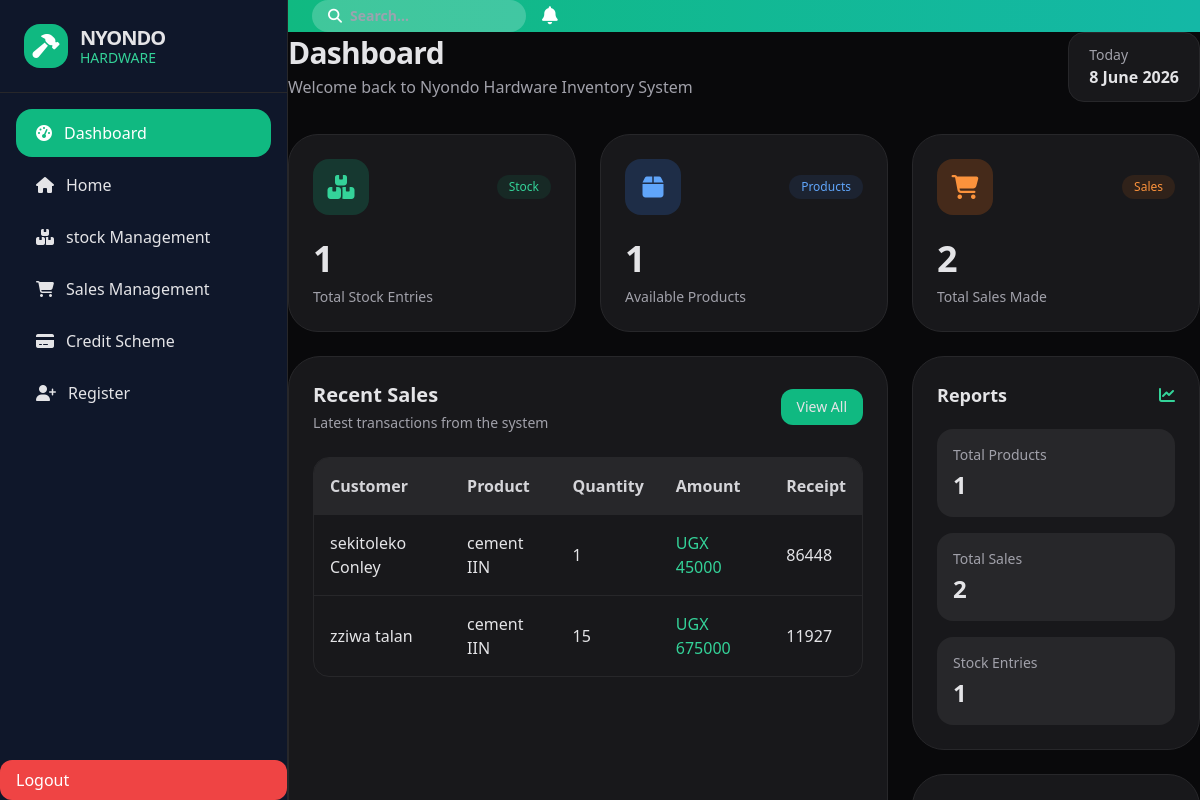
Before: /dashboard/ (signed in) with the older database file.
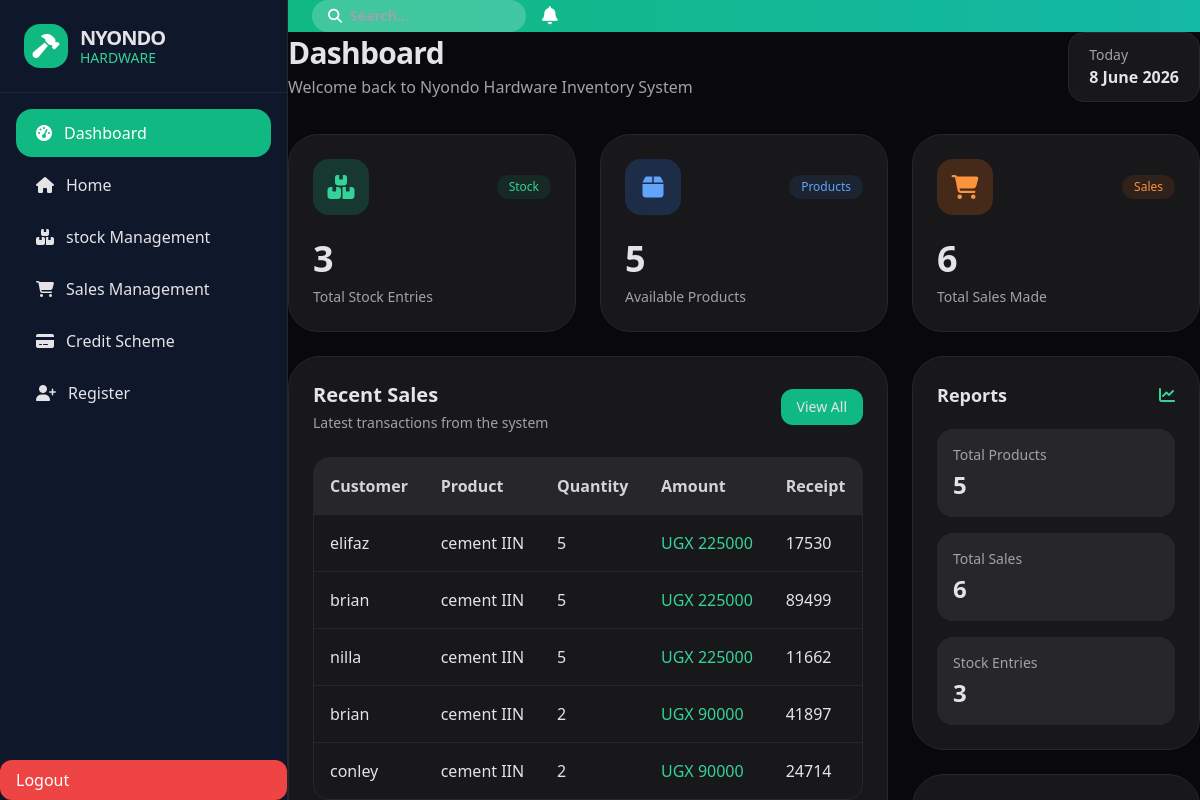
After: the same page with the newer database file.
### nyondo_app/models.py (models this page shows, shortened)
class Sales (models.Model):
  customer = models.CharField(max_length=50,null=True)
  product_name = models.ForeignKey(Products,on_delete=models.CASCADE)
  categories = models.ForeignKey(Categories ,on_delete=models.CASCADE)
  quantity = models.IntegerField()
  unit_price = models.IntegerField()
  total_amount = models.CharField(max_length=50)
  date = models.DateField(auto_now_add=True)
  amount_paid = models.IntegerField()
  balance = models.DecimalField(max_digits=10 , decimal_places=3)
  receipt =models.CharField(max_length= 100)
  receipt_number = models.IntegerField(unique=True)
  transport_needed = models.BooleanField(default=False)
  distance = models.IntegerField(default=0)
  transport_fee = models.IntegerField(default=0)

class Products (models.Model):
  product_name = models.CharField(max_length=50 ,default=0 )
  size = models.CharField(max_length= 20)
  unit_cost = models.IntegerField()
  unit_price = models.IntegerField()
  quantity = models.IntegerField()
  categories = models.ForeignKey(Categories, on_delete= models.CASCADE, )
  def __str__(self):
    return self.product_name

### nyondo_app/views.py (the view)
# urls.py: path('dashboard/',views.dashboard, name='dashboard'),
@login_required
def dashboard(request):
    if request.user.role not in [
        "overall_manager",
        "store_manager"
    ]:
        return redirect("login")
    total_products = Products.objects.count()
    total_stock = Stock.objects.count()
    total_sales = Sales.objects.count()
    recent_sales = Sales.objects.all().order_by("-id")[:5]
    low_stock_products = Products.objects.filter(quantity__lt=5)
    total_revenue = Sales.objects.aggregate(
        Sum("total_amount")
    )["total_amount__sum"] or 0
    context = {
        "total_products": total_products,
        "total_stock": total_stock,
        "total_sales": total_sales,
        "recent_sales": recent_sales,
        "low_stock_products": low_stock_products,
        "total_revenue": total_revenue,
    }
    return render(request, "dashboard.html", context)

### nyondo_app/templates/dashboard.html (shortened to what the changed rows need)
{% extends 'base.html' %}
{% block content %}
<div class="flex items-center justify-between mb-8">
    <div>
        <h1 class="text-3xl font-bold tracking-tight">
            Dashboard
        </h1>
    </div>
</div>
<div class="grid grid-cols-12 gap-6 mb-6">
    <div class="col-span-4 bg-zinc-900 p-6 rounded-[30px] border border-zinc-800">
        <div class="flex items-center justify-between mb-6">
            <div class="w-14 h-14 rounded-2xl bg-emerald-500/20 flex items-center justify-center">
            </div>
            <span class="text-xs bg-emerald-500/10 text-emerald-400 px-3 py-1 rounded-xl">
            </span>
        </div>
        <h2 class="text-4xl font-black">
            {{ total_stock }}
        </h2>
        <p class="text-zinc-400 mt-2 text-sm">
            Total Stock Entries
        </p>
    </div>
    <div class="col-span-4 bg-zinc-900 p-6 rounded-[30px] border border-zinc-800">
        <div class="flex items-center justify-between mb-6">
            <div class="w-14 h-14 rounded-2xl bg-blue-500/20 flex items-center justify-center">
            </div>
            <span class="text-xs bg-blue-500/10 text-blue-400 px-3 py-1 rounded-xl">
            </span>
        </div>
        <h2 class="text-4xl font-black">
            {{ total_products }}
        </h2>
        <p class="text-zinc-400 mt-2 text-sm">
            Available Products
        </p>
    </div>
    <div class="col-span-4 bg-zinc-900 p-6 rounded-[30px] border border-zinc-800">
        <div class="flex items-center justify-between mb-6">
            <div class="w-14 h-14 rounded-2xl bg-orange-500/20 flex items-center justify-center">
            </div>
            <span class="text-xs bg-orange-500/10 text-orange-400 px-3 py-1 rounded-xl">
            </span>
        </div>
        <h2 class="text-4xl font-black">
            {{ total_sales }}
        </h2>
        <p class="text-zinc-400 mt-2 text-sm">
            Total Sales Made
        </p>
    </div>
</div>
<div class="grid grid-cols-12 gap-6">
    <div class="col-span-8 bg-zinc-900 rounded-[32px] p-6 border border-zinc-800">
        <div class="flex items-center justify-between mb-6">
            <div>
                <h2 class="text-xl font-semibold">
                    Recent Sales
                </h2>
            </div>
        </div>
        <div class="overflow-hidden rounded-2xl border border-zinc-800">
            <table class="w-full">
                <thead class="bg-zinc-800 text-zinc-300">
                    <tr>
                        <th class="p-4 text-left">Customer</th>
                        <th class="p-4 text-left">Product</th>
                        <th class="p-4 text-left">Quantity</th>
                        <th class="p-4 text-left">Amount</th>
                        <th class="p-4 text-left">Receipt</th>
                    </tr>
                </thead>
                <tbody>
                    {% for sale in recent_sales %}
                    <tr class="border-t border-zinc-800 hover:bg-zinc-800/40">
                        <td class="p-4">
                            {{ sale.customer }}
                        </td>
                        <td class="p-4">
                            {{ sale.product_name }}
                        </td>
                        <td class="p-4">
                            {{ sale.quantity }}
                        </td>
                        <td class="p-4 text-emerald-400">
                            UGX {{ sale.total_amount }}
                        </td>
                        <td class="p-4">
                            {{ sale.receipt_number }}
                        </td>
                    </tr>
                    {% empty %}
                    <tr>
                        <td colspan="5" class="p-6 text-center text-zinc-400">
                            No sales available
                        </td>
                    </tr>
                    {% endfor %}
                </tbody>
            </table>
        </div>
    </div>
    <div class="col-span-4 space-y-6">
        <div class="bg-zinc-900 rounded-[32px] p-6 border border-zinc-800">
            <div class="flex items-center justify-between mb-5">
                <h2 class="text-lg font-semibold">
                    Reports
                </h2>
            </div>
            <div class="space-y-4">
                <div class="bg-zinc-800 p-4 rounded-2xl">
                    <p class="text-sm text-zinc-400 mb-1">
                        Total Products
                    </p>
                    <h3 class="text-2xl font-bold">
                        {{ total_products }}
                    </h3>
                </div>
                <div class="bg-zinc-800 p-4 rounded-2xl">
                    <p class="text-sm text-zinc-400 mb-1">
                        Total Sales
                    </p>
                    <h3 class="text-2xl font-bold">
                        {{ total_sales }}
                    </h3>
                </div>
                <div class="bg-zinc-800 p-4 rounded-2xl">
                    <p class="text-sm text-zinc-400 mb-1">
                        Stock Entries
                    </p>
                    <h3 class="text-2xl font-bold">
                        {{ total_stock }}
                    </h3>
                </div>
            </div>
        </div>
    </div>
</div>
{% endblock %}

Changed rows visible on the page:
no longer on this page (row edited): Sales: customer "zziwa talan", product_name "cement IIN", quantity "15", total_amount "675000", receipt_number "11927"
added Sales: customer "elifaz", product_name "cement IIN", quantity "5", total_amount "225000", receipt_number "17530"
added Sales: customer "brian", product_name "cement IIN", quantity "5", total_amount "225000", receipt_number "89499"
added Sales: customer "nilla", product_name "cement IIN", quantity "5", total_amount "225000", receipt_number "11662"
added Sales: customer "brian", product_name "cement IIN", quantity "2", total_amount "90000", receipt_number "41897"
changed Sales: customer "sekitoleko Conley" → "conley"; quantity "1" → "2"; total_amount "45000" → "90000"; receipt_number "86448" → "24714"
Other visible differences:
{{ total_stock }}: "1" → "3"
{{ total_products }}: "1" → "5"
{{ total_sales }}: "2" → "6"
